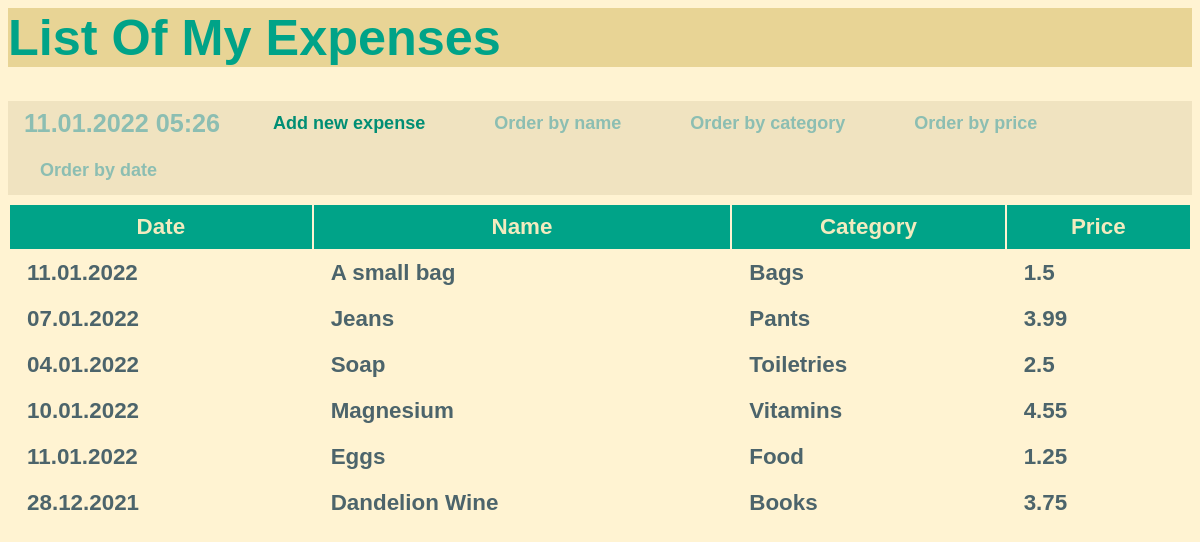
Before: / with the older database file.
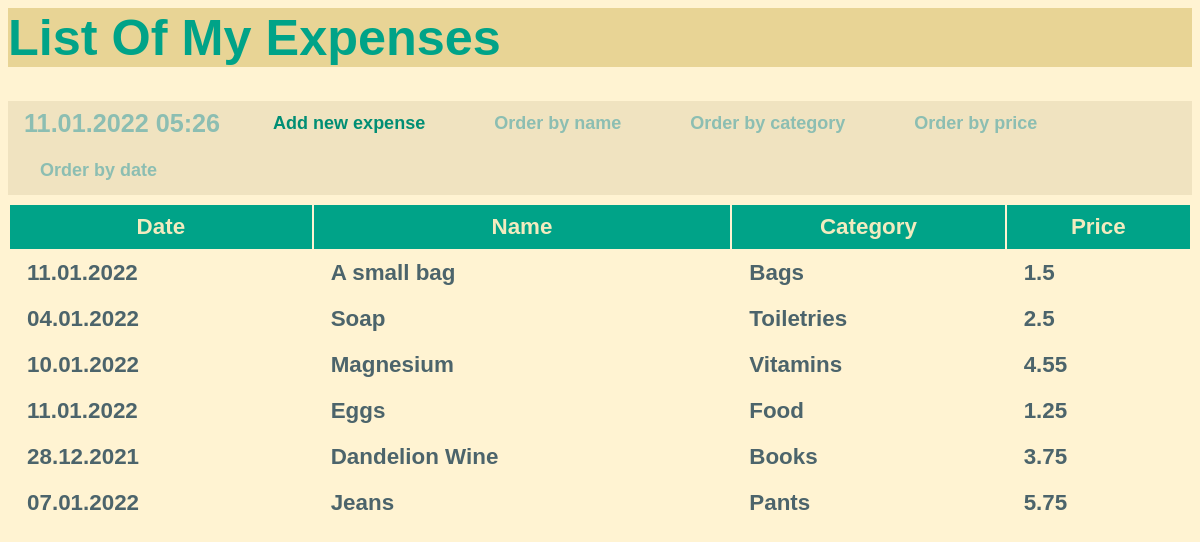
After: the same page with the newer database file.
### expenses/models.py (models this page shows, shortened)
class Expense(models.Model):
    name = models.CharField(max_length=200)
    category = models.CharField(max_length=200)
    price = models.FloatField()
    date = models.DateTimeField(default=timezone.now())
    description = models.TextField(default=None, blank=True, null=True)

### expenses/views.py (the view)
class ExpenseListView(ListView):
    model = Expense
    queryset = Expense.objects.all()

### expenses/templates/expenses/expense_list.html
{% extends "expenses/base.html" %}
{% block content %}
    <article class="header-buttons">
    <h2 class="mark">{% now "d.m.Y H:i" %}</em></h2>
    <a href="{% url 'expense-create' %}"><button class="add-button">Add new expense</button></a>
    <a href="{% url 'expense-order-by-name' %}"><button class="order-button">Order by name</button></a>
    <a href="{% url 'expense-order-by-category' %}"><button class="order-button">Order by category</button></a>
    <a href="{% url 'expense-order-by-price' %}"><button class="order-button">Order by price</button></a>
    <a href="{% url 'expense-order-by-date' %}"><button class="order-button">Order by date</button></a>
    </article>
    <article>
        <table>
            <thead>
                 <tr>
                     <th>
                        <h2>Date</h2>
                    </th>
                    <th>
                        <h2>Name</h2>
                    </th>
                    <th>
                        <h2>Category</h2>
                    </th>
                    <th>
                        <h2>Price</h2>
                    </th>
                 </tr>
            </thead>
            <tbody>
            {% for expense in expense_list %}
                <tr>
                    <td>
                        <h3 class="{{ expense.date|date:'l' }}">
                            {{ expense.date|date:'d.m.Y' }}
                        </h3>
                    </td>
                    <td>
                        <h3>
                            <a href="{% url 'expense-detail' expense.id %}" class="custom-link">
                                {{ expense.name }}
                            </a>
                        </h3>
                    </td>
                    <td>
                        <h3>
                            <a href="{% url 'expense-detail' expense.id %}" class="custom-link">
                                {{ expense.category }}
                            </a>
                        </h3>
                    </td>
                    <td>
                        <h3>
                            <a href="{% url 'expense-detail' expense.id %}" class="custom-link">
                                {{ expense.price }}
                            </a>
                        </h3>
                    </td>
                </tr>
            {% endfor %}
            </tbody>
        </table>
    </article>
{% endblock %}

### expenses/templates/expenses/base.html (shortened to what this page needs)
{% load static %}
<html lang="en">
<head>
    <link rel="stylesheet" href="{% static 'css/expense_tracker.css' %}">
</head>
<body class="custom-body">
    <div class="header">
        <h1><a href="/">List Of My Expenses</a></h1>
    </div>
    {% block content %}{% endblock %}
</body>
</html>

### expenses/static/css/expense_tracker.css (style rules this page uses)
* { box-sizing: border-box; }
body { font-family: sans-serif; font-size: 18px; }
a { color: inherit; }
h1 { font-size: 2.8em; }
h1 a { text-decoration: none; }
h2, h3 { font-size: 1.4em; margin: 0; display: inline-block; padding: 0.5rem 1rem; vertical-align: top; }
h2 { background-color: aquamarine; }
.header { background: #E8D495; color: #00A388; }
.header-buttons { background: #F0E3C0; }
.mark { background-color: inherit; color: #8CBEB2; }
article { margin-bottom: 0.5rem; }
button, textarea, input { font-size: inherit; min-height: 2.5em; padding: 0 1rem; }
button, input[type="submit"] { margin: 0 1rem 2px 1rem; cursor: pointer; font-weight: bold; min-width: 8rem; }
table { width: 100%; }
table thead { background: #00A388; }
table thead h2 { background-color: #00A388; color: #F2EBBF; }
table tbody { color: #39403B; color: #4C646B; }
.custom-link { text-decoration: none; }
.order-button { background: inherit; border: none; color: #8CBEB2; }
.add-button { border: none; background: inherit; color: #008E74; }
.custom-body { background: #FFF3D2; }

Changed rows visible on the page:
removed Expense: date "07.01.2022", name "Jeans", category "Pants", price "3.99"
added Expense: date "07.01.2022", name "Jeans", category "Pants", price "5.75"
